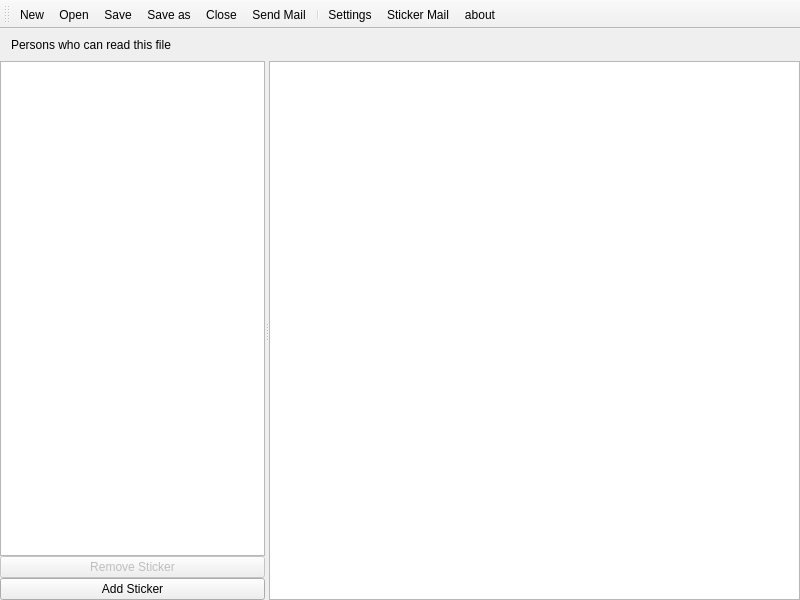
<?xml version="1.0" encoding="UTF-8"?>
<ui version="4.0">
 <class>MainWindow</class>
 <widget class="QMainWindow" name="MainWindow">
  <property name="geometry">
   <rect>
    <x>0</x>
    <y>0</y>
    <width>800</width>
    <height>600</height>
   </rect>
  </property>
  <property name="minimumSize">
   <size>
    <width>800</width>
    <height>600</height>
   </size>
  </property>
  <property name="windowTitle">
   <string>MainWindow</string>
  </property>
  <widget class="QWidget" name="centralWidget">
   <property name="sizePolicy">
    <sizepolicy hsizetype="Maximum" vsizetype="Maximum">
     <horstretch>0</horstretch>
     <verstretch>0</verstretch>
    </sizepolicy>
   </property>
   <layout class="QHBoxLayout" name="horizontalLayout">
    <property name="leftMargin">
     <number>0</number>
    </property>
    <property name="topMargin">
     <number>0</number>
    </property>
    <property name="rightMargin">
     <number>0</number>
    </property>
    <property name="bottomMargin">
     <number>0</number>
    </property>
    <item>
     <layout class="QVBoxLayout" name="verticalLayout_2">
      <property name="spacing">
       <number>0</number>
      </property>
      <property name="sizeConstraint">
       <enum>QLayout::SetNoConstraint</enum>
      </property>
      <item>
       <widget class="QWidget" name="Recipients" native="true">
        <property name="sizePolicy">
         <sizepolicy hsizetype="Preferred" vsizetype="Preferred">
          <horstretch>0</horstretch>
          <verstretch>2</verstretch>
         </sizepolicy>
        </property>
        <property name="maximumSize">
         <size>
          <width>16777215</width>
          <height>32</height>
         </size>
        </property>
        <layout class="QHBoxLayout" name="horizontalLayout_2">
         <item>
          <widget class="QLabel" name="label">
           <property name="toolTip">
            <string>&lt;html&gt;&lt;head/&gt;&lt;body&gt;&lt;p&gt;Drop the stickers of the contacts here, that should be able to read the file&lt;/p&gt;&lt;/body&gt;&lt;/html&gt;</string>
           </property>
           <property name="text">
            <string>Persons who can read this file</string>
           </property>
          </widget>
         </item>
        </layout>
       </widget>
      </item>
      <item>
       <widget class="QSplitter" name="splitter">
        <property name="sizePolicy">
         <sizepolicy hsizetype="Minimum" vsizetype="Minimum">
          <horstretch>1</horstretch>
          <verstretch>1</verstretch>
         </sizepolicy>
        </property>
        <property name="orientation">
         <enum>Qt::Horizontal</enum>
        </property>
        <property name="childrenCollapsible">
         <bool>true</bool>
        </property>
        <widget class="QWidget" name="widget" native="true">
         <property name="sizePolicy">
          <sizepolicy hsizetype="Expanding" vsizetype="Expanding">
           <horstretch>1</horstretch>
           <verstretch>0</verstretch>
          </sizepolicy>
         </property>
         <layout class="QVBoxLayout" name="verticalLayout_3">
          <property name="spacing">
           <number>0</number>
          </property>
          <property name="leftMargin">
           <number>0</number>
          </property>
          <property name="topMargin">
           <number>0</number>
          </property>
          <property name="rightMargin">
           <number>0</number>
          </property>
          <property name="bottomMargin">
           <number>0</number>
          </property>
          <item>
           <widget class="QListWidget" name="stickerList">
            <property name="dragEnabled">
             <bool>false</bool>
            </property>
            <property name="iconSize">
             <size>
              <width>0</width>
              <height>0</height>
             </size>
            </property>
            <property name="viewMode">
             <enum>QListView::ListMode</enum>
            </property>
           </widget>
          </item>
          <item>
           <widget class="QPushButton" name="btn_RemoveSticker">
            <property name="enabled">
             <bool>false</bool>
            </property>
            <property name="toolTip">
             <string>Remove the selected sticker</string>
            </property>
            <property name="text">
             <string>Remove Sticker</string>
            </property>
            <property name="icon">
             <iconset resource="resources.qrc">
              <normaloff>:/images/images/close-32.png</normaloff>:/images/images/close-32.png</iconset>
            </property>
            <property name="iconSize">
             <size>
              <width>20</width>
              <height>20</height>
             </size>
            </property>
           </widget>
          </item>
          <item>
           <widget class="QPushButton" name="pushButton_2">
            <property name="toolTip">
             <string>Import a sticker from another cry user, so you can send him your text files.</string>
            </property>
            <property name="text">
             <string>Add Sticker</string>
            </property>
            <property name="icon">
             <iconset resource="resources.qrc">
              <normaloff>:/images/images/contact_card-32.png</normaloff>:/images/images/contact_card-32.png</iconset>
            </property>
            <property name="iconSize">
             <size>
              <width>20</width>
              <height>20</height>
             </size>
            </property>
           </widget>
          </item>
         </layout>
        </widget>
        <widget class="QPlainTextEdit" name="plainTextEdit">
         <property name="sizePolicy">
          <sizepolicy hsizetype="MinimumExpanding" vsizetype="Expanding">
           <horstretch>2</horstretch>
           <verstretch>1</verstretch>
          </sizepolicy>
         </property>
         <property name="baseSize">
          <size>
           <width>1</width>
           <height>1</height>
          </size>
         </property>
         <property name="font">
          <font>
           <family>Bitstream Vera Sans Mono</family>
           <pointsize>10</pointsize>
          </font>
         </property>
        </widget>
       </widget>
      </item>
     </layout>
    </item>
   </layout>
  </widget>
  <widget class="QToolBar" name="mainToolBar">
   <attribute name="toolBarArea">
    <enum>TopToolBarArea</enum>
   </attribute>
   <attribute name="toolBarBreak">
    <bool>false</bool>
   </attribute>
   <addaction name="actionNew"/>
   <addaction name="actionOpen"/>
   <addaction name="actionSave"/>
   <addaction name="actionSave_as"/>
   <addaction name="actionClose"/>
   <addaction name="actionSend_Mail"/>
   <addaction name="separator"/>
   <addaction name="actionSettings"/>
   <addaction name="actionSticker_Mail"/>
   <addaction name="actionAbout"/>
  </widget>
  <action name="actionOpen">
   <property name="icon">
    <iconset resource="resources.qrc">
     <normaloff>:/images/images/opened_folder_filled-32.png</normaloff>:/images/images/opened_folder_filled-32.png</iconset>
   </property>
   <property name="text">
    <string>Open...</string>
   </property>
  </action>
  <action name="actionSave">
   <property name="icon">
    <iconset resource="resources.qrc">
     <normaloff>:/images/images/save_as-32.png</normaloff>:/images/images/save_as-32.png</iconset>
   </property>
   <property name="text">
    <string>Save</string>
   </property>
  </action>
  <action name="actionSave_as">
   <property name="icon">
    <iconset resource="resources.qrc">
     <normaloff>:/images/images/edit_file-32.png</normaloff>:/images/images/edit_file-32.png</iconset>
   </property>
   <property name="text">
    <string>Save as ...</string>
   </property>
  </action>
  <action name="actionSettings">
   <property name="icon">
    <iconset resource="resources.qrc">
     <normaloff>:/images/images/settings-32.png</normaloff>:/images/images/settings-32.png</iconset>
   </property>
   <property name="text">
    <string>Settings</string>
   </property>
  </action>
  <action name="actionNew">
   <property name="icon">
    <iconset resource="resources.qrc">
     <normaloff>:/images/images/document-32.png</normaloff>:/images/images/document-32.png</iconset>
   </property>
   <property name="text">
    <string>New</string>
   </property>
  </action>
  <action name="actionClose">
   <property name="icon">
    <iconset resource="resources.qrc">
     <normaloff>:/images/images/close-32.png</normaloff>:/images/images/close-32.png</iconset>
   </property>
   <property name="text">
    <string>Close</string>
   </property>
   <property name="visible">
    <bool>false</bool>
   </property>
  </action>
  <action name="actionStickers">
   <property name="text">
    <string>Stickers...</string>
   </property>
  </action>
  <action name="actionAbout">
   <property name="icon">
    <iconset resource="resources.qrc">
     <normaloff>:/images/images/about-32.png</normaloff>:/images/images/about-32.png</iconset>
   </property>
   <property name="text">
    <string>about</string>
   </property>
   <property name="toolTip">
    <string>Infos</string>
   </property>
  </action>
  <action name="actionSticker_Mail">
   <property name="icon">
    <iconset resource="resources.qrc">
     <normaloff>:/images/images/email-32.png</normaloff>:/images/images/email-32.png</iconset>
   </property>
   <property name="text">
    <string>Sticker Mail</string>
   </property>
  </action>
  <action name="actionSend_Mail">
   <property name="icon">
    <iconset resource="resources.qrc">
     <normaloff>:/images/images/message-32.png</normaloff>:/images/images/message-32.png</iconset>
   </property>
   <property name="text">
    <string>Send Mail</string>
   </property>
  </action>
 </widget>
 <layoutdefault spacing="6" margin="11"/>
 <resources>
  <include location="resources.qrc"/>
 </resources>
 <connections/>
</ui>
